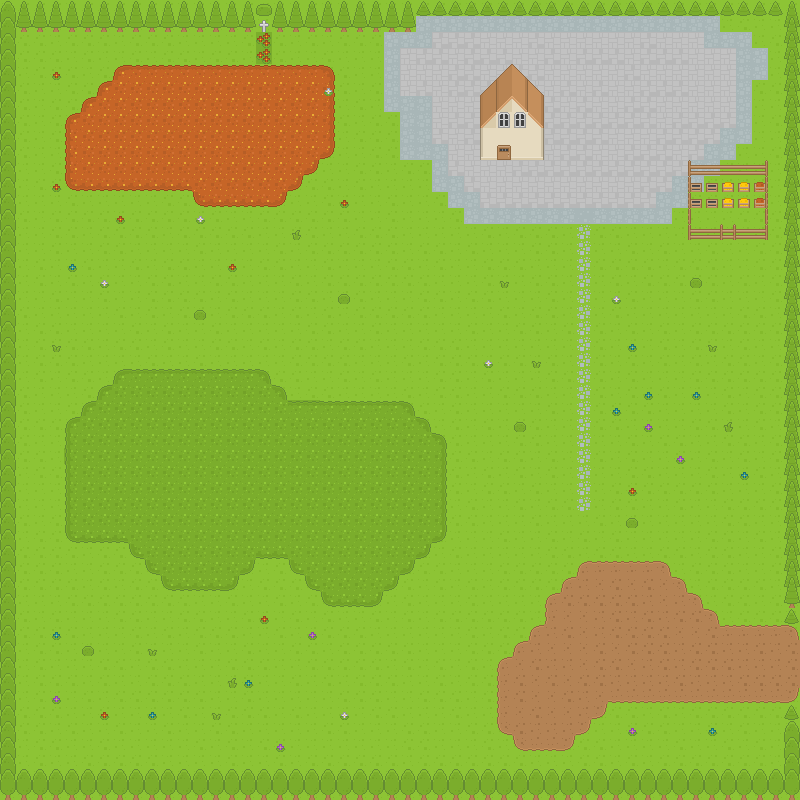

A level layout from a 2D game, rendered from its tile map. Below: a short description, then the map file with tile-grid data replaced by summaries:
An orthogonal 50x50 tile map with 16x16 px tiles, 8 tile layers (Ground, GorundEdges, treebase, tree, ...).

<map version="1.0" tiledversion="1.1.1" orientation="orthogonal" renderorder="left-down" width="50" height="50" tilewidth="16" tileheight="16" infinite="0" nextobjectid="1">
 <tileset firstgid="1" source="basetileset.tsx" />
 <layer name="Ground" width="50" height="50">
  <data>[2500 cells, 2500 non-empty, 11 distinct tile ids]</data>
 </layer>
 <layer name="GorundEdges" width="50" height="50">
  <data>[2500 cells, 381 non-empty, 29 distinct tile ids]</data>
 </layer>
 <layer name="treebase" width="50" height="50">
  <data>[2500 cells, 187 non-empty, 3 distinct tile ids]</data>
 </layer>
 <layer name="tree" width="50" height="50">
  <data>[2500 cells, 47 non-empty, 9 distinct tile ids]</data>
 </layer>
 <layer name="trees(real)" width="50" height="50">
  <data>[2500 cells, 162 non-empty, 2 distinct tile ids]</data>
 </layer>
 <layer name="Building" width="50" height="50">
  <data>[2500 cells, 14 non-empty, 8 distinct tile ids]</data>
 </layer>
 <layer name="roof" width="50" height="50">
  <data>[2500 cells, 37 non-empty, 16 distinct tile ids]</data>
 </layer>
 <layer name="grains" width="50" height="50">
  <data>[2500 cells, 19 non-empty, 5 distinct tile ids]</data>
 </layer>
</map>
